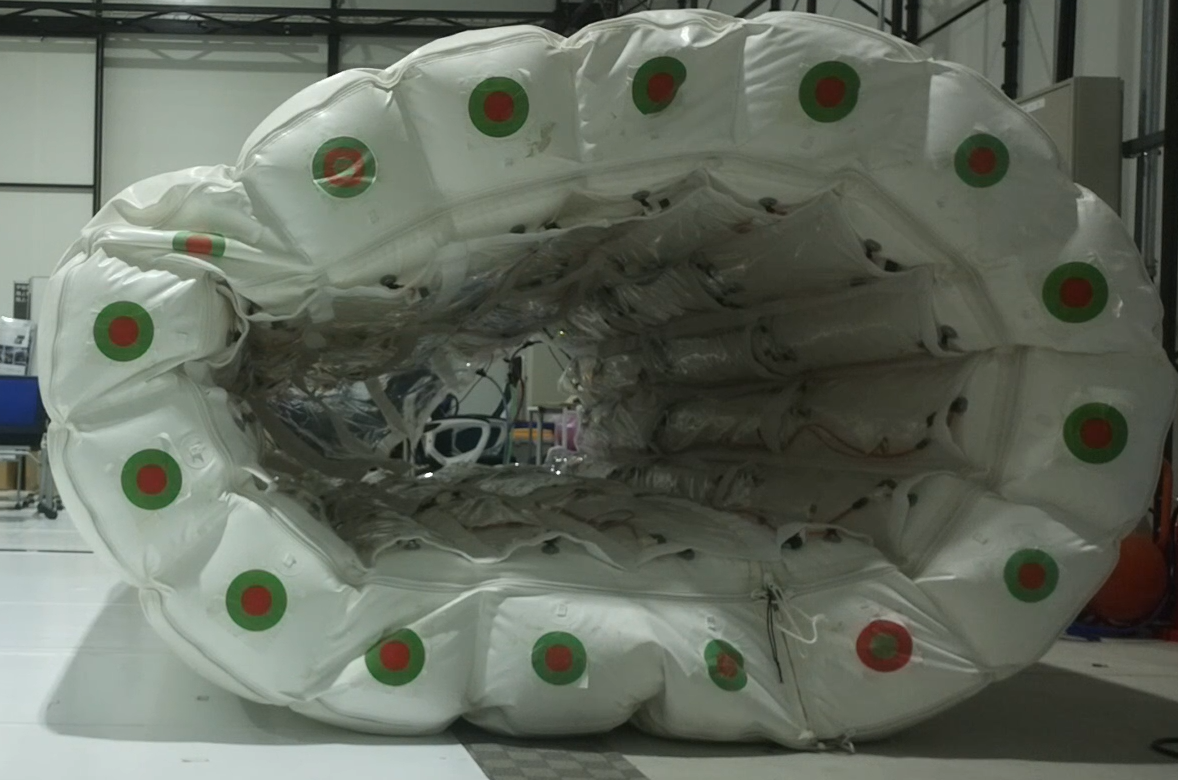
#> input picture study/src/images/qo.png, 1178 x 780 px
$ python detect_photo.py
#> lines starting #> are read from the running program, lines starting #| are printed output that depends on the picture; after the words box and inside, x2 and y2 are one past the last pixel; in counts of white or black regions, pixels touching at a corner belong together
import cv2
import numpy as np
import math


# =========================
# HSV色閾値
# =========================
lower_red1 = np.array([0, 80, 0])
upper_red1 = np.array([20, 255, 255])

lower_red2 = np.array([170, 80, 0])
upper_red2 = np.array([180, 255, 255])

lower_green = np.array([55, 30, 0])
upper_green = np.array([90, 255, 255])


def find_circles(mask, MIN_AREA):
    contours, _ = cv2.findContours(
        mask, cv2.RETR_EXTERNAL, cv2.CHAIN_APPROX_SIMPLE
    )
    circles = []

    for cnt in contours:
        area = cv2.contourArea(cnt)
        if area < MIN_AREA:
            continue

        (x, y), r = cv2.minEnclosingCircle(cnt)
        circles.append(((int(x), int(y)), r))

    return circles


def get_color_name(hsv_pixel):
    if (
        np.all(lower_red1 <= hsv_pixel) and np.all(hsv_pixel <= upper_red1)
    ) or (
        np.all(lower_red2 <= hsv_pixel) and np.all(hsv_pixel <= upper_red2)
    ):
        return "red"

    if np.all(lower_green <= hsv_pixel) and np.all(hsv_pixel <= upper_green):
        return "green"

    return "unknown"


def majority_color(colors):
    red = colors.count("red")
    green = colors.count("green")

    if red > green:
        return "red"
    elif green > red:
        return "green"

    return "unknown"


def sample_color_at_radius(hsv, center, radius):
    cx, cy = center
    height, width = hsv.shape[:2]

    angles = [0, 45, 90, 135, 180, 225, 270, 315]
    colors = []

    for deg in angles:
        rad = math.radians(deg)
        x = int(cx + math.cos(rad) * radius)
        y = int(cy + math.sin(rad) * radius)

        if 0 <= x < width and 0 <= y < height:
            colors.append(get_color_name(hsv[y, x]))

    return majority_color(colors)


def judge_marker_type(hsv, center, outer_radius):
    inner_color = sample_color_at_radius(hsv, center, outer_radius * 0.18)
    middle_color = sample_color_at_radius(hsv, center, outer_radius * 0.48)
    outer_color = sample_color_at_radius(hsv, center, outer_radius * 0.78)

    # 基準ID9：内緑・中赤・外緑
    if inner_color == "green" and middle_color == "red" and outer_color == "green":
        marker_type = 9

    # 基準ID1：内緑・外赤
    elif inner_color == "green" and outer_color == "red":
        marker_type = 1

    # 通常マーカー：内赤・外緑
    elif inner_color == "red" and outer_color == "green":
        marker_type = 0

    else:
        marker_type = -1

    return marker_type, inner_color, middle_color, outer_color


def angle_from_center(point, hid_center):
    x, y = point
    cx, cy = hid_center

    # 画像座標はy軸が下向きなので、数学座標として扱う
    return math.atan2(-(y - cy), x - cx)


def assign_ids_by_order(markers):
    if len(markers) == 0:
        return markers, None

    # HIDAS中心
    hid_cx = sum(m["center"][0] for m in markers) / len(markers)
    hid_cy = sum(m["center"][1] for m in markers) / len(markers)
    hid_center = (hid_cx, hid_cy)

    for m in markers:
        m["angle"] = angle_from_center(m["center"], hid_center)
        m["angle_deg"] = math.degrees(m["angle"])

    # 角度順に並べる
    markers_sorted = sorted(markers, key=lambda m: m["angle"])

    base_index = None
    base_id = None

    # ID1を優先して基準にする
    for i, m in enumerate(markers_sorted):
        if m["type"] == 1:
            base_index = i
            base_id = 1
            break

    # ID1が見えなければID9を基準にする
    if base_index is None:
        for i, m in enumerate(markers_sorted):
            if m["type"] == 9:
                base_index = i
                base_id = 9
                break

    # ID1もID9も見えない場合
    if base_index is None:
        for m in markers_sorted:
            m["assigned_id"] = -1
        return markers_sorted, hid_center

    n = len(markers_sorted)

    for i, m in enumerate(markers_sorted):
        # 検出できたID1とID9は絶対固定
        if m["type"] == 1:
            m["assigned_id"] = 1
            continue

        if m["type"] == 9:
            m["assigned_id"] = 9
            continue

        # 時計回り(CW)にIDを補完
        offset = (base_index - i) % n
        assigned_id = ((base_id - 1 + offset) % 16) + 1
        m["assigned_id"] = assigned_id

    return markers_sorted, hid_center


# =========================
# パラメータ
# =========================
MAX_CENTER_DISTANCE = 8
RADIUS_RATIO_MIN = 0.2
RADIUS_RATIO_MAX = 0.8
MIN_AREA = 15

# =========================
# 入出力画像
# =========================
input_path = "images/qo.png"
output_path = "images/output_marker_result.jpg"

image = cv2.imread(input_path)
#> image is the input picture: shape (780, 1178, 3); mean B, G, R 94.8, 106.4, 99.7
if image is None:
    raise FileNotFoundError(f"入力画像が見つかりません: {input_path}")

hsv = cv2.cvtColor(image, cv2.COLOR_BGR2HSV)
#> hsv: shape (780, 1178, 3); mean H, S, V 48.9, 39.1, 107.2

# 赤色マスク
red1 = cv2.inRange(hsv, lower_red1, upper_red1)
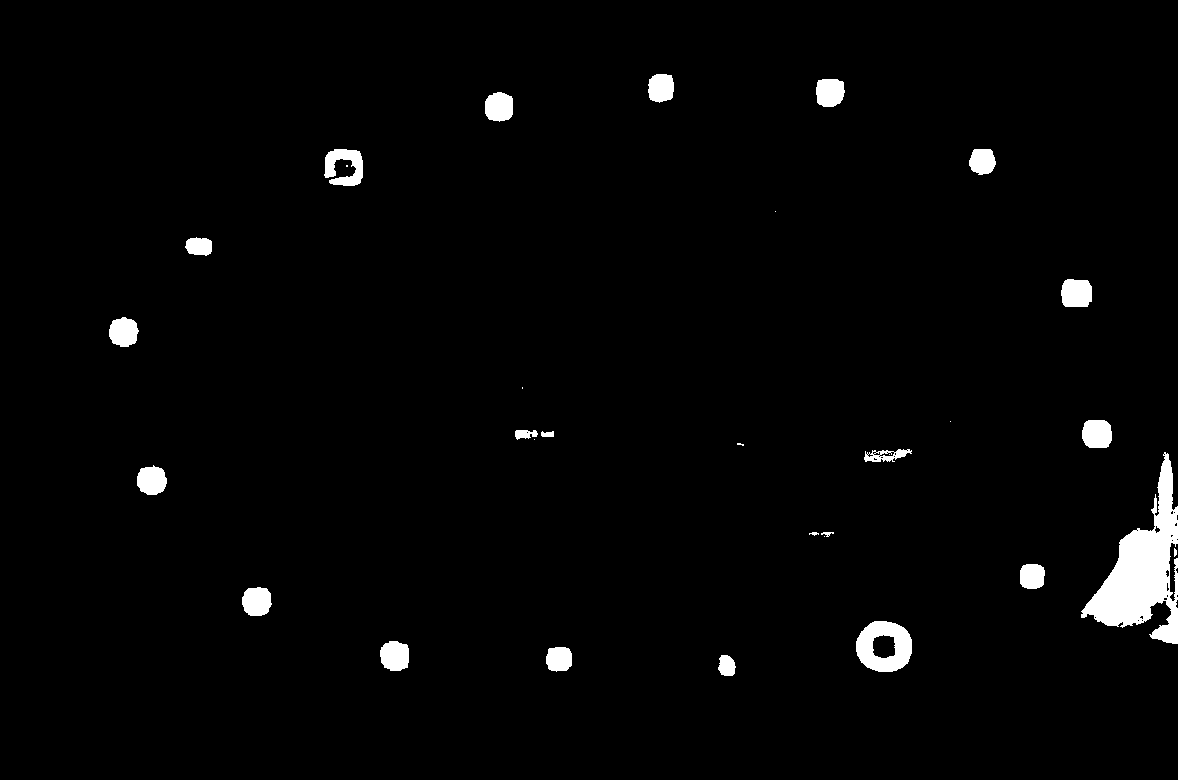
#> red1: shape (780, 1178); 2.2% white; 31 white regions (8 under 20 px), largest, box (x1, y1, x2, y2) and area: (1081, 452, 1178, 644) 7621, (856, 621, 912, 672) 1883, (324, 149, 363, 186) 935
red2 = cv2.inRange(hsv, lower_red2, upper_red2)
#> red2: shape (780, 1178); 0.03% white in thin lines or dots, all inside (x1, y1, x2, y2) = (1093, 532, 1178, 626)
red_mask = cv2.bitwise_or(red1, red2)
#> red_mask: shape (780, 1178); 2.2% white; 32 white regions (10 under 20 px), largest, box (x1, y1, x2, y2) and area: (1081, 452, 1178, 644) 7913, (856, 621, 912, 672) 1883, (324, 149, 363, 186) 935

# 緑色マスク
green_mask = cv2.inRange(hsv, lower_green, upper_green)
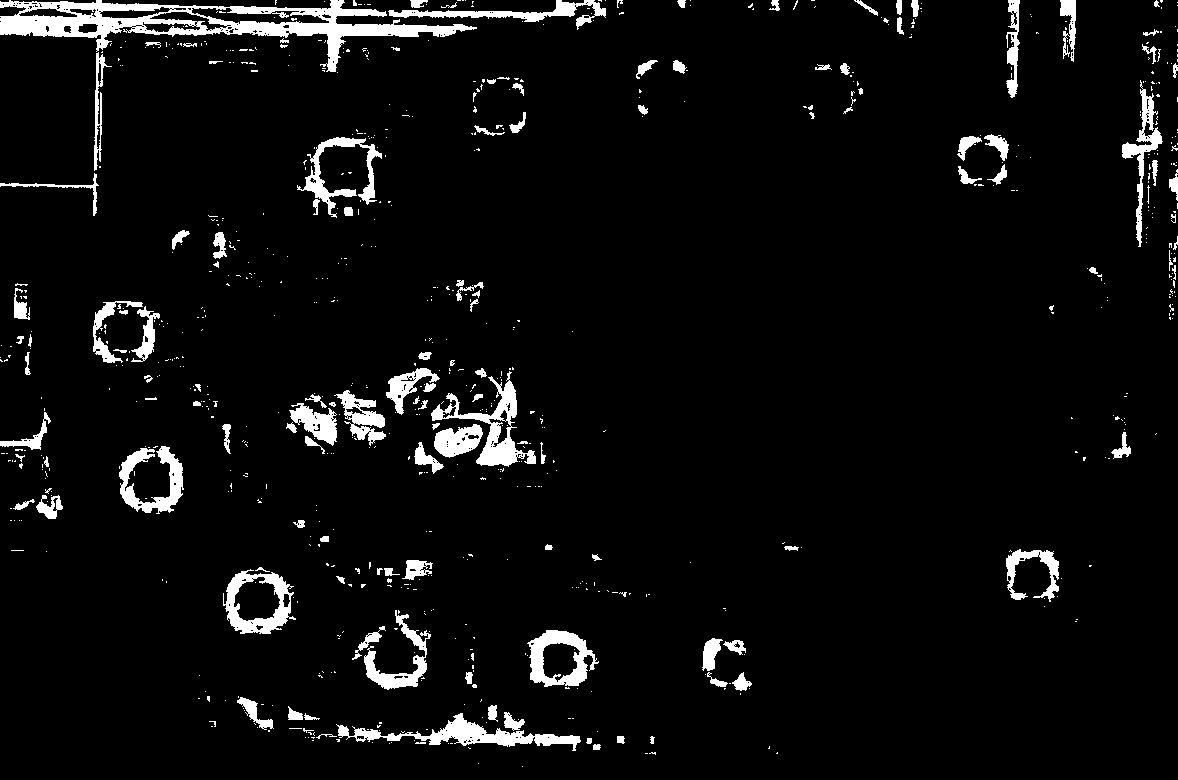
#> green_mask: shape (780, 1178); 5.1% white; 803 white regions (670 under 20 px)

red_circles = find_circles(red_mask, MIN_AREA)
#> in find_circles, `contours, _ = cv2.findContours( mask, cv2.RETR_EXTERNAL, cv2.CHAIN_APP..`: contours = 31 contours, 10 with area under 20; largest, box (x1, y1, x2, y2) and area: (1081, 452, 1178, 644) 7826, (856, 621, 912, 672) 2230, (324, 149, 363, 186) 832, (1061, 279, 1092, 307) 725, (1082, 420, 1112, 448) 696
#> the loop in find_circles, `for cnt in contours:` made 31 passes
#> (area, x, y, r) on passes 1, 2, 3, 4, 7, 8, 10, 12: (265.5, 726.5, 665, 11.41), (512, 558.5, 658.5, 14.16), (679, 394.8, 656, 16.45), (2230, 883.7, 646.8, 28.34), (665, 257, 601, 15.81), (509.5, 1032, 576, 14.18), (20.5, 827, 533, 6.08), (654, 151.5, 479.5, 15.57)
#> after the loop in find_circles, `for cnt in contours:`: circles = 21 items
#> red_circles = 21 items
green_circles = find_circles(green_mask, MIN_AREA)
#> in find_circles (call 2), `contours, _ = cv2.findContours( mask, cv2.RETR_EXTERNAL, cv2.CHAIN_APP..`: contours = 793 contours, 693 with area under 20; largest, box (x1, y1, x2, y2) and area: (0, 0, 477, 72) 11614, (223, 569, 296, 634) 3286, (527, 630, 599, 687) 2756, (431, 371, 536, 467) 2534, (336, 713, 581, 751) 2304
#> the loop in find_circles (call 2), `for cnt in contours:` made 793 passes
#> (area, x, y, r) on passes 8, 18, 23: (30.5, 596.5, 747, 4.03), (20.5, 588.7, 740.3, 3.22), (39.5, 620.3, 739.3, 4.62)
#> green_circles = 109 items

candidates = []

for center_r, r_r in red_circles:
    for center_g, r_g in green_circles:
        dist = np.linalg.norm(np.array(center_r) - np.array(center_g))

        small_r = min(r_r, r_g)
        large_r = max(r_r, r_g)
        ratio = small_r / large_r

        if dist < MAX_CENTER_DISTANCE and RADIUS_RATIO_MIN < ratio < RADIUS_RATIO_MAX:
            cx = int((center_r[0] + center_g[0]) / 2)
            cy = int((center_r[1] + center_g[1]) / 2)

            candidates.append({
                "center": (cx, cy),
                "outer_radius": large_r,
                "red": (center_r, r_r),
                "green": (center_g, r_g),
            })
#> this loop made 21 passes
#> (center_r, r_r) on passes 1 to 8: ((726, 665), 11.41), ((558, 658), 14.16), ((394, 656), 16.45), ((883, 646), 28.34), ((257, 601), 15.81), ((1032, 575), 14.18), ((827, 533), 6.08), ((151, 479), 15.57)
#> after the loop, candidates = 7 items


# 中心が近い候補は外径が大きいものだけ残す
final_candidates = []

for cand in sorted(candidates, key=lambda c: c["outer_radius"], reverse=True):
    keep = True

    for saved in final_candidates:
        d = np.linalg.norm(np.array(cand["center"]) - np.array(saved["center"]))
        if d < MAX_CENTER_DISTANCE:
            keep = False
            break

    if keep:
        final_candidates.append(cand)
#> this loop made 7 passes
#> after the loop, final_candidates = 7 items


markers = []

for cand in final_candidates:
    center = cand["center"]
    outer_radius = cand["outer_radius"]

    marker_type, inner_color, middle_color, outer_color = judge_marker_type(
        hsv, center, outer_radius
    )

    markers.append({
        "center": center,
        "outer_radius": outer_radius,
        "red": cand["red"],
        "green": cand["green"],
        "type": marker_type,
        "inner_color": inner_color,
        "middle_color": middle_color,
        "outer_color": outer_color,
        "assigned_id": -1,
        "angle": 0,
        "angle_deg": 0,
    })
#> this loop made 7 passes
#> (outer_radius, middle_color) on passes 1 to 7: (45.72, 'red'), (40.26, 'green'), (38.4, 'green'), (37.24, 'green'), (36.16, 'unknown'), (35.09, 'red'), (31.49, 'red')
#> after the loop, markers = 7 items


# 時計回りにIDを付与
markers, hid_center = assign_ids_by_order(markers)
#> in assign_ids_by_order, `hid_cx = sum(m["center"][0] for m in markers) / len(markers)`: hid_cx = 408.4
#> in assign_ids_by_order, `hid_cy = sum(m["center"][1] for m in markers) / len(markers)`: hid_cy = 495.1
#> in assign_ids_by_order, `hid_center = (hid_cx, hid_cy)`: hid_center = (408.4, 495.1)
#> the loop in assign_ids_by_order, `for m in markers:` made 7 passes
#> (x in angle_from_center, y in angle_from_center) on passes 1 to 7: (341, 169), (395, 653), (258, 602), (559, 658), (152, 479), (122, 331), (1032, 574)
#> in assign_ids_by_order, `markers_sorted = sorted(markers, key=lambda m: m["angle"])`: markers_sorted = 7 items
#> the loop in assign_ids_by_order, `for i, m in enumerate(markers_sorted):` made 7 passes
#> the loop in assign_ids_by_order, `for m in markers_sorted:` made 7 passes
#> hid_center = (408.4, 495.1)


# =========================
# HIDAS中心を描画
# =========================
if hid_center is not None:
    hx, hy = int(hid_center[0]), int(hid_center[1])
#> hx = 408; hy = 495

    cv2.circle(image, (hx, hy), 7, (0, 255, 255), -1)
#> image: shape (780, 1178, 3); 0.02% of pixels changed, all inside (x1, y1, x2, y2) = (401, 488, 416, 503)
    cv2.circle(image, (hx, hy), 12, (0, 255, 255), 2)
#> image: shape (780, 1178, 3); mean B, G, R 94.7, 106.4, 99.8

    cv2.putText(
        image,
        "HIDAS CENTER",
        (hx + 10, hy - 10),
        cv2.FONT_HERSHEY_SIMPLEX,
        0.6,
        (0, 255, 255),
        2,
    )
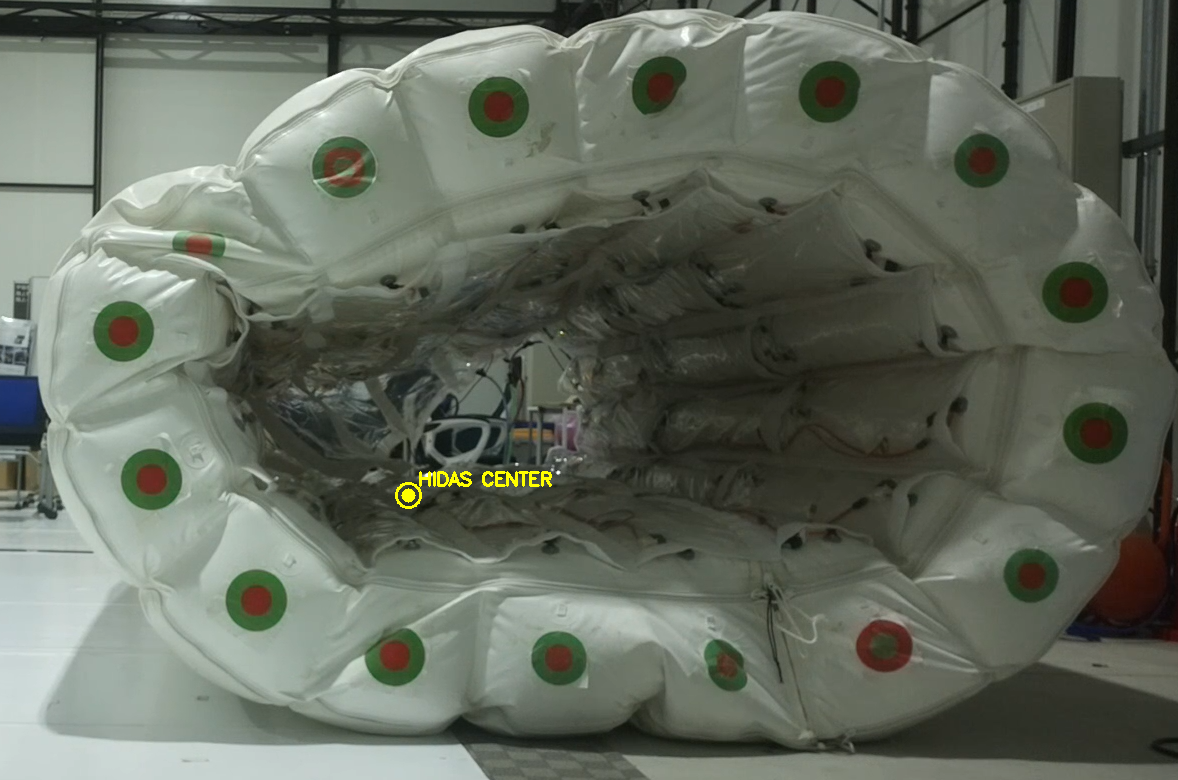
#> image: shape (780, 1178, 3); mean B, G, R 94.7, 106.7, 100


# =========================
# マーカーを描画
# =========================
for m in markers:
    center = m["center"]
    center_r, r_r = m["red"]
    center_g, r_g = m["green"]

    # HIDAS中心からマーカー中心への線
    if hid_center is not None:
        hx, hy = int(hid_center[0]), int(hid_center[1])
        cv2.line(image, (hx, hy), center, (0, 255, 255), 1)

    cv2.circle(image, center, 4, (255, 0, 255), -1)
    cv2.circle(image, center_r, int(r_r), (0, 0, 255), 1)
    cv2.circle(image, center_g, int(r_g), (0, 255, 0), 1)

    # ID表示
    cv2.putText(
        image,
        f"ID:{m['assigned_id']}",
        (center[0] - 25, center[1] - 25),
        cv2.FONT_HERSHEY_SIMPLEX,
        0.7,
        (255, 0, 0),
        2,
    )

    # 角度表示
    cv2.putText(
        image,
        f"{m['angle_deg']:.1f}deg",
        (center[0] - 35, center[1] + 25),
        cv2.FONT_HERSHEY_SIMPLEX,
        0.5,
        (0, 255, 255),
        2,
    )
#> this loop made 7 passes
#> (center, center_r, r_r, center_g, r_g) on passes 1, 2, 3, 5, 7: ((258, 602), (257, 601), 15.81, (260, 603), 38.4), ((395, 653), (394, 656), 16.45, (397, 650), 40.26), ((559, 658), (558, 658), 14.16, (560, 658), 37.24), ((341, 169), (344, 167), 21.93, (339, 172), 45.72), ((152, 479), (151, 479), 15.57, (153, 479), 36.16)
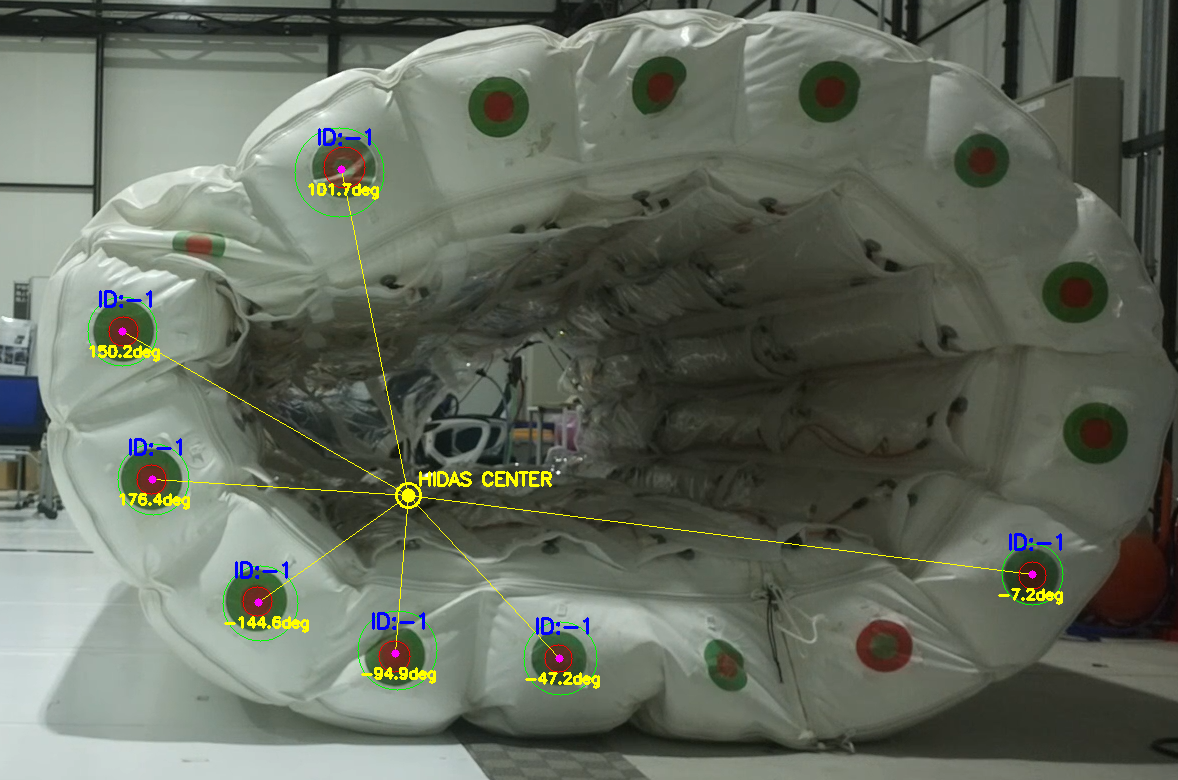
#> image: shape (780, 1178, 3); 1.06% of pixels changed, all inside (x1, y1, x2, y2) = (87, 127, 1064, 696)


# =========================
# 出力画像を保存
# =========================
cv2.imwrite(output_path, image)

print(f"検出マーカー数: {len(markers)}")
#| 検出マーカー数: 7
print(f"出力画像を保存しました: {output_path}")

for m in markers:
    print(
        f"ID:{m['assigned_id']} "
        f"type:{m['type']} "
        f"center:{m['center']} "
        f"angle:{m['angle_deg']:.1f}deg "
        f"colors:{m['inner_color']}-{m['middle_color']}-{m['outer_color']}"
    )
